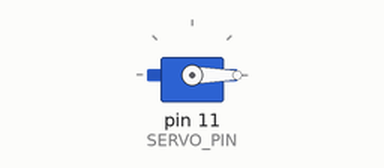
Simulated run of this sketch. Board: Arduino Uno, built with avr-gcc and run on an emulated ATmega328P. Shown: servo.

Above: at 0.05 s.
At 1.45 s:
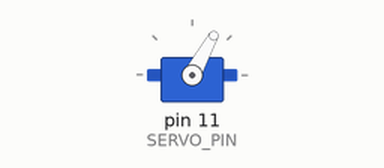
At 2.15 s:
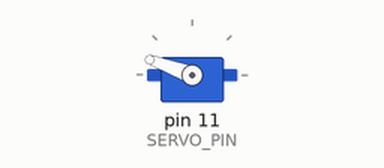
At 2.9 s:
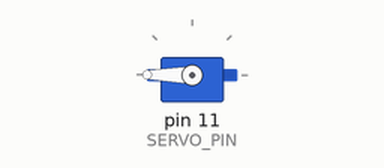
Timing chart, 0 to 6.7 s (numbered marks = the images above):
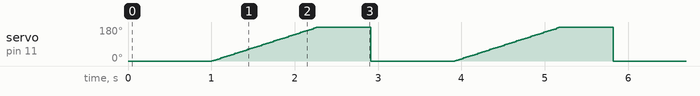

Measured:
- by itself, servo on pin 11 (SERVO_PIN): ramps from 0° to 180° and jumps back, once every 2.9 s

The sketch:

ServoTest.ino
```cpp
#include <Servo.h>
const int SERVO_PIN = 11;

const int SWITCH_ON_ANGLE = 280;
const int SWITCH_OFF_ANGLE = 80;

Servo testServo;

void setup() {
  testServo.attach(SERVO_PIN);
}

void loop() {
  // testServo.write(SWITCH_ON_ANGLE);
  // delay(3000);
  // testServo.write(180);
  // delay(5000);
  // testServo.write(SWITCH_OFF_ANGLE);
  // delay(3000);
  // testServo.write(180);
  // delay(5000);
  testServo.write(0);
  delay(1000);
  for(int i = 0; i <270; i++){
    testServo.write(i);
    delay(7);
  }
}
```
